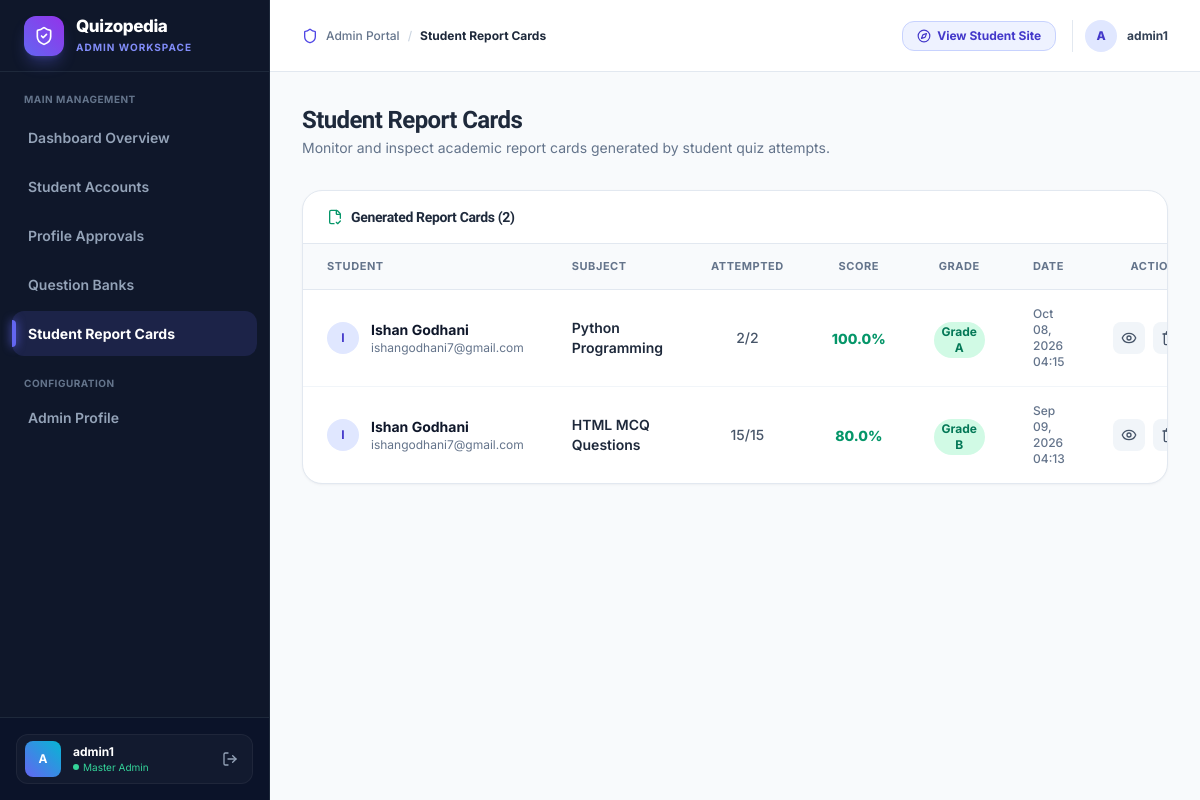
/admin-dashboard/report-cards/ (signed in), run on the app's committed database.
### user/models.py (models this page shows, shortened)
class ReportCard(models.Model):
    student = models.ForeignKey(Student, on_delete=models.CASCADE, related_name='report_cards')
    subject = models.ForeignKey(Subject, on_delete=models.CASCADE, related_name='report_cards')
    total_questions = models.IntegerField()
    attempted_questions = models.IntegerField()
    correct_answers = models.IntegerField()
    wrong_answers = models.IntegerField()
    total_marks = models.IntegerField()
    obtained_marks = models.IntegerField()
    percentage = models.FloatField()
    result_grade = models.CharField(max_length=10)
    created_at = models.DateTimeField(auto_now_add=True)

class Student(models.Model):
    user = models.OneToOneField(User, on_delete=models.CASCADE, related_name='student')
    phone = models.CharField(max_length=15)
    @property
    def name(self):
        return self.user.first_name if self.user else ""
    @property
    def email(self):
        return self.user.email if self.user else ""

class Subject(models.Model):
    name = models.CharField(max_length=150)
    description = models.TextField(blank=True)

### adminpanel/views.py (the view)
# urls.py: path('admin-dashboard/report-cards/', views.admin_report_cards, name='admin_report_cards'),
@admin_required
def admin_report_cards(request):
    report_cards = ReportCard.objects.select_related('student__user', 'subject').all().order_by('-created_at')
    return render(request, 'adminpanel/report_cards.html', {
        'report_cards': report_cards
    })

### adminpanel/context_processors.py (called while the page is built)
def pending_approvals_count(request):
    if request.user.is_authenticated and (request.user.is_staff or request.user.is_superuser):
        count = ProfileUpdateRequest.objects.filter(status='pending').count()
        return {'pending_approvals_count': count}
    return {'pending_approvals_count': 0}

### adminpanel/templates/adminpanel/report_cards.html (shortened to what this page needs)
{% extends 'adminpanel/base.html' %}
{% block active_report_cards %}active{% endblock %}
{% block breadcrumb %}Student Report Cards{% endblock %}
{% block content %}
<div class="mb-8 flex flex-col sm:flex-row sm:items-center sm:justify-between gap-4">
  <div>
    <h1 class="text-2xl font-extrabold text-slate-800 tracking-tight">Student Report Cards</h1>
    <p class="text-slate-500 text-sm mt-0.5">Monitor and inspect academic report cards generated by student quiz attempts.</p>
  </div>
</div>
<div class="glass-card overflow-hidden">
  <div class="px-6 py-4 border-b border-slate-200 flex items-center justify-between">
    <div class="flex items-center gap-2">
      <i data-lucide="file-check-2" class="w-4 h-4 text-emerald-600"></i>
      <h2 class="text-sm font-bold text-slate-800">Generated Report Cards ({{ report_cards|length }})</h2>
    </div>
  </div>
  <div class="overflow-x-auto">
    <table class="w-full text-left border-collapse">
      <thead>
        <tr class="border-b border-slate-200 bg-slate-50 text-[11px] font-bold text-slate-500 uppercase tracking-wider">
          <th class="px-6 py-3.5">Student</th>
          <th class="px-6 py-3.5">Subject</th>
          <th class="px-6 py-3.5 text-center">Attempted</th>
          <th class="px-6 py-3.5 text-center">Score</th>
          <th class="px-6 py-3.5 text-center">Grade</th>
          <th class="px-6 py-3.5">Date</th>
          <th class="px-6 py-3.5 text-right">Actions</th>
        </tr>
      </thead>
      <tbody class="divide-y divide-slate-100 text-slate-800">
        {% if report_cards %}
          {% for card in report_cards %}
          <tr class="hover:bg-slate-50 transition duration-150">
            <td class="px-6 py-4">
              <div class="flex items-center gap-3">
                <div class="w-8 h-8 rounded-full bg-indigo-100 text-indigo-700 flex items-center justify-center font-bold text-xs">
                  {{ card.student.user.username|slice:":1"|upper }}
                </div>
                <div>
                  <p class="text-sm font-bold text-slate-900">{{ card.student.user.first_name|default:card.student.user.username }}</p>
                  <p class="text-xs text-slate-500">{{ card.student.user.email }}</p>
                </div>
              </div>
            </td>
            <td class="px-6 py-4 text-sm font-semibold text-slate-800">
              {{ card.subject.name }}
            </td>
            <td class="px-6 py-4 text-center text-sm font-medium text-slate-600">
              {{ card.attempted_questions }}/{{ card.total_questions }}
            </td>
            <td class="px-6 py-4 text-center">
              <span class="text-sm font-extrabold {% if card.percentage >= 60 %}text-emerald-600{% else %}text-red-600{% endif %}">{{ card.percentage }}%</span>
            </td>
            <td class="px-6 py-4 text-center">
              {% if card.result_grade == 'F' %}
              <span class="inline-flex items-center justify-center px-2 py-0.5 rounded-full bg-red-100 text-red-700 text-xs font-bold">
                Grade F
              </span>
              {% else %}
              <span class="inline-flex items-center justify-center px-2 py-0.5 rounded-full bg-emerald-100 text-emerald-700 text-xs font-bold">
                Grade {{ card.result_grade }}
              </span>
              {% endif %}
            </td>
            <td class="px-6 py-4 text-xs text-slate-500 font-medium">
              {{ card.created_at|date:"M d, Y H:i" }}
            </td>
            <td class="px-6 py-4 text-right">
              <div class="flex items-center justify-end gap-2">
                <a href="{% url 'admin_report_card_detail' card.id %}"
                  class="p-2 rounded-lg bg-slate-100 hover:bg-indigo-50 hover:text-indigo-600 text-slate-600 transition" title="View Details">
                  <i data-lucide="eye" class="w-4 h-4"></i>
                </a>
                <form method="POST" action="{% url 'admin_report_card_delete' card.id %}"
                  onsubmit="return confirm('Are you sure you want to permanently delete this report card?');" class="inline">
                  <button type="submit"
                    class="p-2 rounded-lg bg-slate-100 hover:bg-red-50 hover:text-red-600 text-slate-600 transition" title="Delete">
                    <i data-lucide="trash-2" class="w-4 h-4"></i>
                  </button>
                </form>
              </div>
            </td>
          </tr>
          {% endfor %}
        {% endif %}
      </tbody>
    </table>
  </div>
</div>
{% endblock %}

### adminpanel/templates/adminpanel/base.html (shortened to what this page needs)
{% load static %}
<!DOCTYPE html>
<html lang="en">
<head>
  <script src="https://cdn.tailwindcss.com"></script>
</head>
<body class="relative min-h-screen w-full flex">
  <aside id="adminSidebar"
    class="fixed lg:sticky top-0 left-0 w-[270px] bg-[#0f172a] text-slate-300 border-r border-[#1e293b] flex-shrink-0 h-screen flex flex-col z-50 transition-transform duration-300">
    <div class="h-[72px] flex items-center gap-3 px-6 border-b border-[#1e293b]">
      <div class="w-10 h-10 rounded-xl bg-gradient-to-tr from-indigo-500 to-purple-600 flex items-center justify-center text-white flex-shrink-0 shadow-lg shadow-indigo-500/30">
        <i data-lucide="shield-check" class="w-5 h-5"></i>
      </div>
      <div class="flex flex-col">
        <span class="text-[17px] font-extrabold tracking-tight text-white leading-tight">Quizopedia</span>
        <span class="text-[10px] text-indigo-400 font-bold uppercase tracking-widest mt-0.5">Admin Workspace</span>
      </div>
    </div>
    <nav class="flex-1 px-3 py-5 space-y-1 overflow-y-auto flex flex-col">
      <span class="text-[10px] font-bold text-slate-500 uppercase tracking-wider px-3 mb-1">Main Management</span>
      <a href="{% url 'admin_dashboard' %}"
        class="sidebar-link {% block active_db %}{% endblock %}">
        <span>Dashboard Overview</span>
      </a>
      <a href="{% url 'admin_students' %}"
        class="sidebar-link {% block active_students %}{% endblock %}">
        <span>Student Accounts</span>
      </a>
      <a href="{% url 'admin_profile_approvals' %}"
        class="sidebar-link {% block active_approvals %}{% endblock %}">
        <span>Profile Approvals</span>
      </a>
      <a href="{% url 'question_list' %}"
        class="sidebar-link {% block active_questions %}{% endblock %}">
        <span>Question Banks</span>
      </a>
      <a href="{% url 'admin_report_cards' %}"
        class="sidebar-link {% block active_report_cards %}{% endblock %}">
        <span>Student Report Cards</span>
      </a>
      <span class="text-[10px] font-bold text-slate-500 uppercase tracking-wider px-3 pt-4 mb-1">Configuration</span>
      <a href="{% url 'admin_profile' %}"
        class="sidebar-link {% block active_profile %}{% endblock %}">
        <span>Admin Profile</span>
      </a>
    </nav>
    <div class="p-4 border-t border-[#1e293b] bg-[#0b1329]">
      <div class="flex items-center gap-3 px-2 py-1.5 rounded-xl bg-white/[0.03] border border-white/5">
        <div class="w-9 h-9 rounded-lg bg-gradient-to-tr from-indigo-500 to-cyan-500 flex items-center justify-center text-white text-xs font-bold flex-shrink-0">
          {{ request.user.username|slice:":1"|upper }}
        </div>
        <div class="flex-1 min-w-0">
          <span class="text-xs font-bold text-white block truncate">{{ request.user.username }}</span>
          <span class="text-[10px] text-emerald-400 flex items-center gap-1">
            <span class="w-1.5 h-1.5 rounded-full bg-emerald-400"></span> Master Admin
          </span>
        </div>
        <a href="{% url 'logout' %}" class="text-slate-400 hover:text-red-400 p-1.5 transition" title="Sign Out">
          <i data-lucide="log-out" class="w-4 h-4"></i>
        </a>
      </div>
    </div>
  </aside>
  <div class="flex-1 flex flex-col min-w-0 bg-[#f8fafc]">
    <header class="h-[72px] bg-white/90 backdrop-blur-md border-b border-slate-200 flex items-center justify-between px-6 lg:px-8 sticky top-0 z-30">
      <div class="flex items-center gap-3">
        <div class="flex items-center gap-2 text-xs font-medium text-slate-500">
          <i data-lucide="shield" class="w-4 h-4 text-indigo-600"></i>
          <span>Admin Portal</span>
          <span class="text-slate-300">/</span>
          <span class="text-slate-800 font-bold">{% block breadcrumb %}Dashboard Overview{% endblock %}</span>
        </div>
      </div>
      <div class="flex items-center gap-4">
        <a href="{% url 'dashboard' %}" class="hidden sm:inline-flex items-center gap-1.5 px-3.5 py-1.5 rounded-xl border border-indigo-200 bg-indigo-50 hover:bg-indigo-100 text-xs font-bold text-indigo-700 transition">
          <i data-lucide="compass" class="w-3.5 h-3.5"></i>
          <span>View Student Site</span>
        </a>
        <div class="flex items-center gap-2.5 pl-3 border-l border-slate-200">
          <div class="w-8 h-8 rounded-full bg-indigo-100 text-indigo-700 flex items-center justify-center text-xs font-extrabold">
            {{ request.user.username|slice:":1"|upper }}
          </div>
          <span class="hidden md:inline text-xs font-bold text-slate-700">{{ request.user.username }}</span>
        </div>
      </div>
    </header>
    <main class="flex-1 p-6 md:p-8 max-w-7xl w-full mx-auto">
      {% block content %}{% endblock %}
    </main>
  </div>
</body>
</html>

### adminpanel/templates/adminpanel/base.html (style rules this page uses)
:root { --primary: #6366f1; --primary-hover: #4f46e5; --primary-dark: #3730a3; --primary-glow: rgba(99, 102, 241, 0.25); --sidebar-bg: #0f172a; --sidebar-border: #1e293b; --sidebar-text: #94a3b8; --sidebar-text-hover: #ffffff; --sidebar-active-bg: rgba(99, 102, 241, 0.15); --sidebar-active-border: #6366f1; --bg-base: #f8fafc; --card-bg: #ffffff; --card-border: #e2e8f0; --text-main: #0f172a; --text-muted: #64748b; --border-soft: #e2e8f0; --accent-primary: #6366f1; --accent-primary-dark: #4f46e5; --accent-secondary: #06b6d4; --input-bg: #ffffff; --input-border: #e2e8f0; --input-text: #0f172a; --input-placeholder: #94a3b8; --table-header-bg: #f8fafc; --sidebar-width: 270px; --header-height: 72px; }
*, *::before, *::after { box-sizing: border-box; font-family: 'Inter', -apple-system, BlinkMacSystemFont, sans-serif; }
h1, h2, h3, h4, .brand-font { font-family: 'Plus Jakarta Sans', sans-serif; font-weight: 700; letter-spacing: -0.025em; }
body { background: var(--bg-base); color: var(--text-main); min-height: 100vh; overflow-x: hidden; }
.glass-card { background: var(--card-bg); border: 1px solid var(--card-border); border-radius: 20px; box-shadow: 0 1px 3px 0 rgba(15, 23, 42, 0.04), 0 1px 2px -1px rgba(15, 23, 42, 0.04); transition: all 0.2s ease; }
.sidebar-link { display: flex; align-items: center; gap: 0.85rem; padding: 0.75rem 1rem; border-radius: 12px; font-size: 0.875rem; font-weight: 600; color: var(--sidebar-text); transition: all 0.2s ease; position: relative; }
.sidebar-link.active { background: var(--sidebar-active-bg); color: #ffffff; font-weight: 700; }
.sidebar-link.active::before { content: ''; position: absolute; left: 0; top: 20%; bottom: 20%; width: 4px; background: var(--primary); border-radius: 0 4px 4px 0; box-shadow: 0 0 10px var(--primary); }

### data on the page
ReportCard: student.user.username "I", student.user.first_name "Ishan Godhani", student.user.email "ishangodhani7@gmail.com", subject.name "Python Programming", attempted_questions "2", total_questions "2", percentage "100.0", result_grade "A", created_at "Oct 08, 2026 04:15"
ReportCard: student.user.username "I", student.user.first_name "Ishan Godhani", student.user.email "ishangodhani7@gmail.com", subject.name "HTML MCQ Questions", attempted_questions "15", total_questions "15", percentage "80.0", result_grade "B", created_at "Sep 09, 2026 04:13"

### other printed values
{{ request.user.username|slice:":1"|upper }} "A"
{{ request.user.username }} "admin1"
{{ report_cards|length }} "2"
